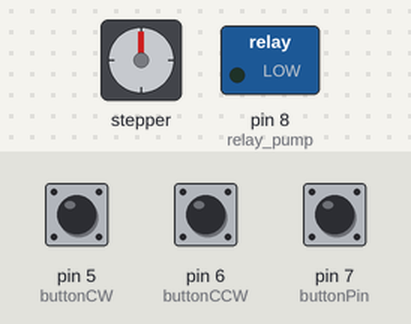
The sketch below on a simulated Arduino Uno, built with avr-gcc and run on an emulated ATmega328P. Parts: stepper motor, switched loads named in the sketch (green lamp = pin HIGH). Wiring (inferred from the names in the program): stepper motor driver (500 steps per turn assumed): step pin 4; direction pin 3. Inputs (shaded band) come from the test bench; at power-on: pin 5 (buttonCW) HIGH, pin 7 (buttonPin) HIGH, pin 6 (buttonCCW) HIGH. Pins used as bus, display or sensor lines are not drawn.

Above: at 1.2 s.
1.3 s: pin 5 (buttonCW) pulled LOW for 0.15 s
At 2.2 s:
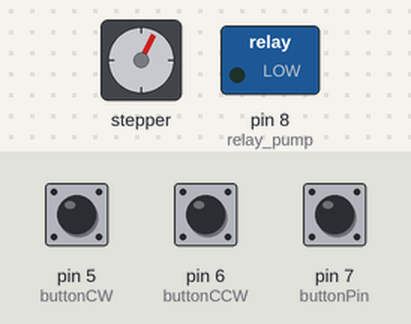
2.9 s: pin 7 (buttonPin) pulled LOW for 0.15 s
At 2.97 s:
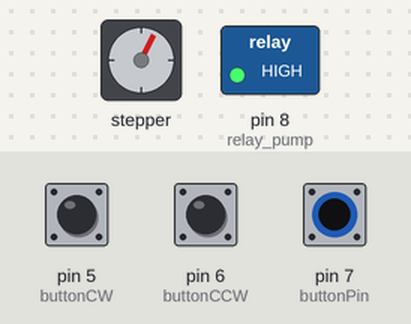
4.5 s: pin 6 (buttonCCW) pulled LOW for 1 s
At 5.8 s:
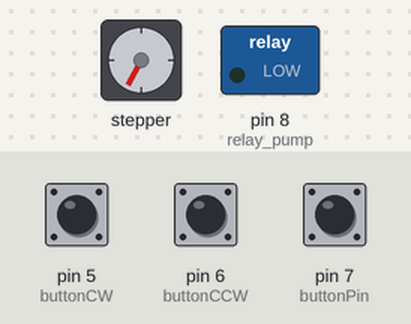
7.0 s: pin 6 (buttonCCW) pulled LOW for 0.15 s
At 7.7 s:
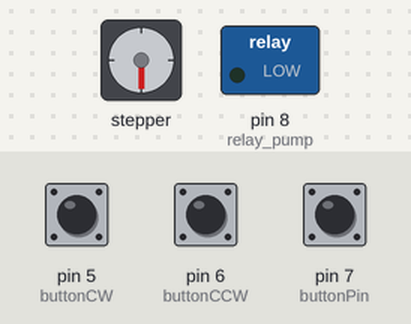
8.6 s: pin 7 (buttonPin) pulled LOW for 1 s
At 9.3 s:
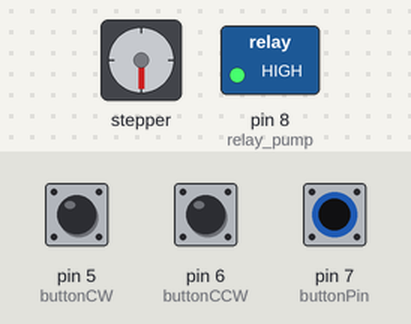
11.1 s: pin 6 (buttonCCW) pulled LOW for 0.15 s
At 12.0 s:
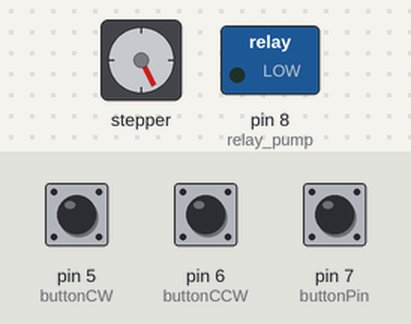
Timing chart, 0 to 13.7 s (numbered marks = the images above; inputs shaded):
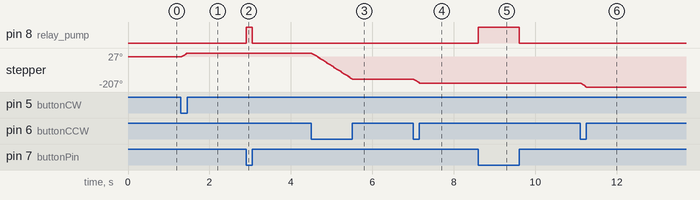

The sketch:

124-Karan_Malakai_Mikhail-Project2-Code_Both-Systems__FINAL_.ino
```cpp
// Define pin connections & motor's steps per revolution
const int dirPin = 3;          // Direction pin for stepper motor
const int stepPin = 4;         // Step pin for stepper motor
const int stepsPerRevolution = 500; // Steps per revolution

const int buttonCW = 5;        // Button for clockwise rotation
const int buttonCCW = 6;       // Button for counterclockwise rotation

// Speed control variables
int stepDelay = 2000; // Increased delay for lower speed and higher torque

// Relay and button for water pump
const int buttonPin = 7; // Button connected to pin 7
const int relay_pump = 8; // Relay connected to pin 8
int buttonState;

void setup()
{
    // Declare pins as Outputs
    pinMode(stepPin, OUTPUT);
    pinMode(dirPin, OUTPUT);
    pinMode(relay_pump, OUTPUT);

    // Declare button pins as Inputs
    pinMode(buttonCW, INPUT_PULLUP);  // Use internal pull-up resistor
    pinMode(buttonCCW, INPUT_PULLUP); // Use internal pull-up resistor
    pinMode(buttonPin, INPUT_PULLUP);  // Use internal pull-up resistor for pump button
}

void loop()
{
    // Check if the clockwise button is pressed
    if (digitalRead(buttonCW) == LOW) // Button pressed (active LOW)
    {
        // Set motor direction clockwise
        digitalWrite(dirPin, HIGH);

        // Spin motor continuously while button is pressed
        while (digitalRead(buttonCW) == LOW) {
            digitalWrite(stepPin, HIGH);
            delayMicroseconds(stepDelay); // Adjust speed as needed
            digitalWrite(stepPin, LOW);
            delayMicroseconds(stepDelay);
        }
    }

    // Check if the counterclockwise button is pressed
    if (digitalRead(buttonCCW) == LOW) // Button pressed (active LOW)
    {
        // Set motor direction counterclockwise
        digitalWrite(dirPin, LOW);

        // Spin motor continuously while button is pressed
        while (digitalRead(buttonCCW) == LOW) {
            digitalWrite(stepPin, HIGH);
            delayMicroseconds(stepDelay); // Adjust speed as needed
            digitalWrite(stepPin, LOW);
            delayMicroseconds(stepDelay);
        }
    }

    // Read the button state for the water pump
    buttonState = digitalRead(buttonPin);

    if (buttonState == LOW) { // We press the button (assuming active low)
        digitalWrite(relay_pump, HIGH); // The water pump fills the bottle
    } else { // We release the button
        digitalWrite(relay_pump, LOW); // The water pump stops
    }
}
```

Measured:
- after the input at 1.3 s, stepper: turns 27° clockwise in 0.15 s, starting at once
- after the input at 2.9 s, pin 8 (relay_pump): LOW → HIGH at once, → LOW 0.15 s later
- after the input at 4.5 s, stepper: turns 179° counter-clockwise in 1.0 s, starting at once
- after the input at 7.0 s, stepper: turns 28° counter-clockwise in 0.15 s, starting at once
- after the input at 8.6 s, pin 8 (relay_pump): LOW → HIGH at once, → LOW 1.0 s later
- after the input at 11.1 s, stepper: turns 27° counter-clockwise in 0.15 s, starting at once
